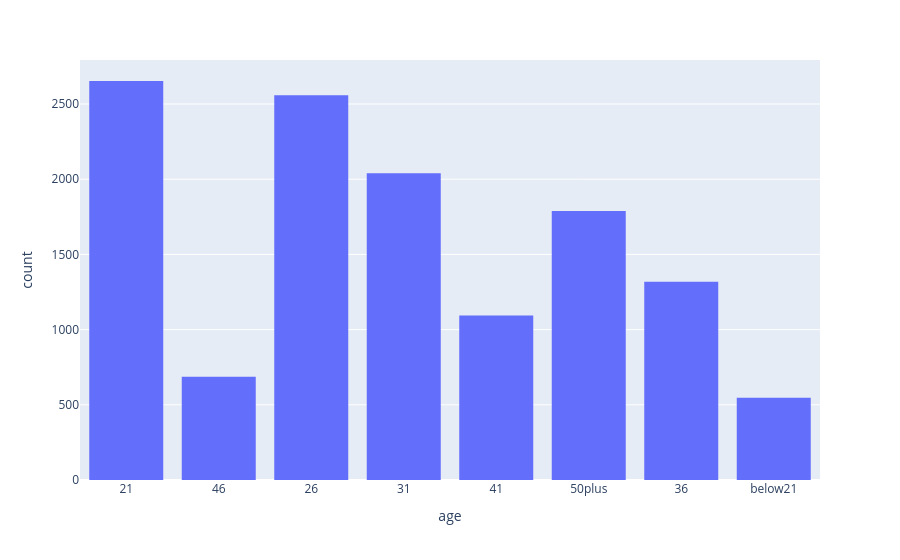

Notebook code cell kept with this figure:
### Markdown cell above
4. Compare the acceptance rate between drivers who go to a bar more than once a month and are over the age of 25 to the all others.  Is there a difference?

### Code cell
fig = px.histogram(data, x="age")                
fig.show()

### Figure 1 — Plotly figure (JSON) as saved in the notebook; plotly's stock layout.template omitted (floating-point values rounded to 4 significant figures; data arrays with more than 128 entries replaced by an {"elided": "..."} marker saying what was removed)
{"data": [{"bingroup": "x", "hovertemplate": "age=%{x}<br>count=%{y}<extra></extra>", "legendgroup": "", "marker": {"color": "#636efa", "pattern": {"shape": ""}}, "name": "", "orientation": "v", "showlegend": false, "type": "histogram", "x": {"elided": "12684 str values"}, "xaxis": "x", "yaxis": "y"}], "layout": {"barmode": "relative", "legend": {"tracegroupgap": 0}, "margin": {"t": 60}, "xaxis": {"anchor": "y", "domain": [0, 1], "title": {"text": "age"}}, "yaxis": {"anchor": "x", "domain": [0, 1], "title": {"text": "count"}}}}
